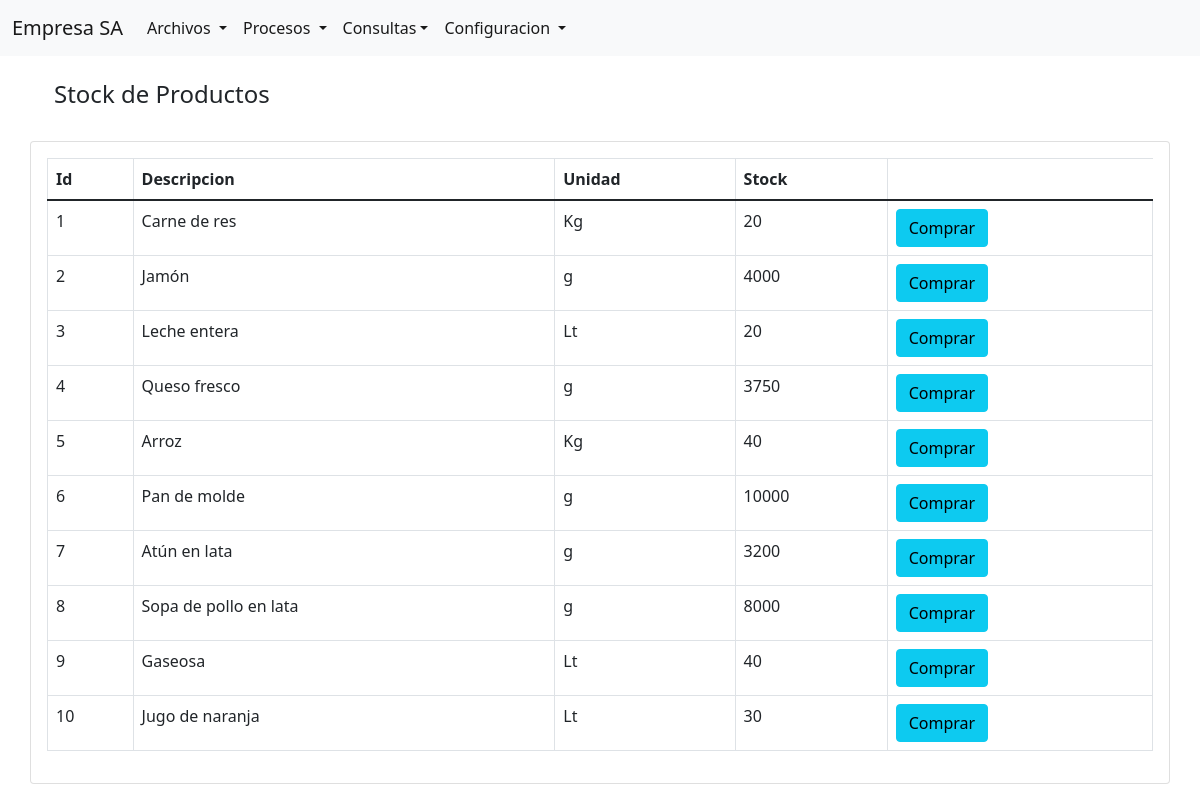
The app's page /Modules/Productos/ConsultaStock.php (signed in) with its own data.
### tables this page shows
CREATE TABLE `productos` (
  `idProducto` int(11) NOT NULL,
  `nomproducto` varchar(50) NOT NULL,
  `unimed` varchar(15) NOT NULL,
  `stock` int(11) NOT NULL,
  `idProveedor` int(11) DEFAULT NULL,
  `preuni` decimal(10,2) DEFAULT NULL,
  `cosuni` decimal(10,2) DEFAULT NULL,
  `idCategoria` int(11) DEFAULT NULL
);

### clases/producto.php (called while the page is built, shortened)
<?php
class Producto {
		private $con;
		public function conectar_db($cn){
			$this->con = $cn;
		}
		public function listaprodu(){
			$sql = "SELECT * FROM productos";
			$res = mysqli_query($this->con, $sql);
			return $res;
		}
	}
?>

### Modules/Productos/ConsultaStock.php (the view, shortened to what this page needs)
<?php
include_once(__DIR__.'/../../header.php');
include_once(__DIR__.'/../../includes/acceso.php');
include_once(__DIR__.'/../../clases/producto.php');
$conexion = connect_db();
$oproducto = new Producto();
$oproducto->conectar_db($conexion);
$datos_produ = $oproducto->listaprodu();
if ($datos_produ){
    ?>
    <div class="container p-12">
        <div class="row">
        <div class="container p-4">
        <h4>Stock de Productos</h4>
        </div>
        <div class="card card-body">
            <table class="table table-bordered">
            <thead>
                <tr>
                    <th>Id</th>
                    <th>Descripcion</th>
                    <th>Unidad</th>
                    <th>Stock</th>
                </tr>
            </thead>
            <tbody>
    <?php
    while ($row=mysqli_fetch_array($datos_produ)){
        $id=$row['idProducto'];
        $nom=$row['nomproducto'];
        $und=$row['unimed'];
        $can=$row['stock'];
        ?>
                <tr>
                    <td><?php echo $id; ?></td>
                    <td><?php echo $nom; ?></td>
                    <td><?php echo $und; ?></td>
                    <td><?php echo $can; ?></td>
                    <td>
                    <a href="ComprarProd.php?codigo=<?php echo $id; ?>" class="btn btn-info add-new">Comprar</a>
                    </td>
                </tr>
             <?php
    }
    ?>
    </tbody>
   </table>
            </div>
        </div>
    </div>
<?php
}
?>

### header.php (shortened to what this page needs)
<!doctype html>
<html lang="es">
  <head>
    <link href="https://cdn.jsdelivr.net/npm/bootstrap@5.1.3/dist/css/bootstrap.min.css" rel="stylesheet">
  </head>
  <body>
  <nav class="navbar navbar-expand-lg navbar-light bg-light">
  <div class="container-fluid">
    <a class="navbar-brand" href="/sisventas/index.php">Empresa SA</a>
    <div class="collapse navbar-collapse" id="navbarSupportedContent">
      <ul class="navbar-nav me-auto mb-2 mb-lg-0">
        <li class="nav-item dropdown">
          <a class="nav-link active dropdown-toggle" href="#" id="navbarDropdown" role="button" data-bs-toggle="dropdown" aria-expanded="false">
            Archivos
          </a>
        </li>
        <li class="nav-item dropdown">
          <a class="nav-link active dropdown-toggle" href="#" id="navbarDropdown" role="button" data-bs-toggle="dropdown" aria-expanded="false">
            Procesos
          </a>
        </li>
        <li class="nav-item dropdown">
          <a class="nav-link active dropdown-toggle" href="#" id="navbarDropdown" role="button" data-bs-toggle="dropdown" aria-expanded="false">Consultas</a>
        </li>
        <li class="nav-item dropdown">
          <a class="nav-link active dropdown-toggle" href="#" id="navbarDropdown" role="button" data-bs-toggle="dropdown" aria-expanded="false">
            Configuracion
          </a>
        </li>
      </ul>
    </div>
  </div>
</nav>

### records on screen
productos: idProducto "1", nomproducto "Carne de res", unimed "Kg", stock "20"
productos: idProducto "2", nomproducto "Jamón", unimed "g", stock "4000"
productos: idProducto "3", nomproducto "Leche entera", unimed "Lt", stock "20"
productos: idProducto "4", nomproducto "Queso fresco", unimed "g", stock "3750"
productos: idProducto "5", nomproducto "Arroz", unimed "Kg", stock "40"
productos: idProducto "6", nomproducto "Pan de molde", unimed "g", stock "10000"
productos: idProducto "7", nomproducto "Atún en lata", unimed "g", stock "3200"
productos: idProducto "8", nomproducto "Sopa de pollo en lata", unimed "g", stock "8000"
productos: idProducto "9", nomproducto "Gaseosa", unimed "Lt", stock "40"
productos: idProducto "10", nomproducto "Jugo de naranja", unimed "Lt", stock "30"
